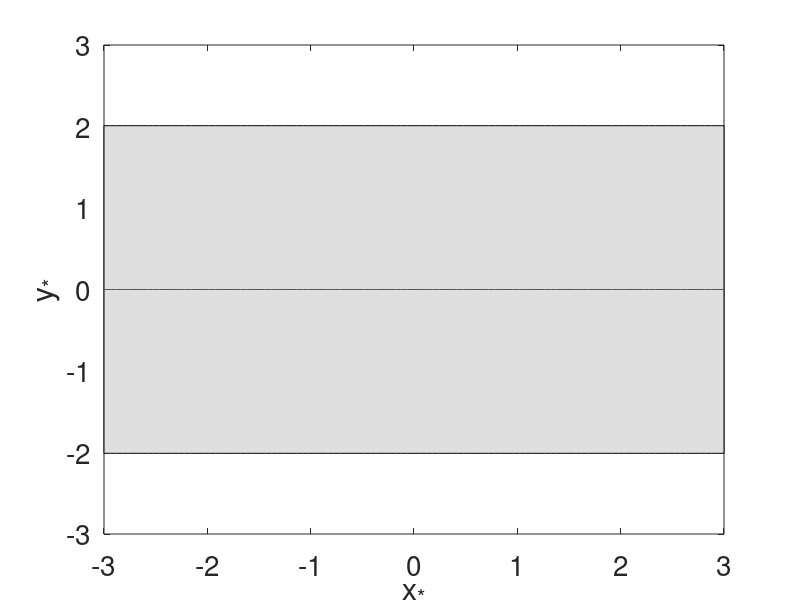

This figure's MATLAB source: (Note: this script raises an error after producing the figure.)
%load('/Users/mk74/4f13/prac1/cw1d.mat')
meanfunc = [];
covfunc = @covSEiso;
likfunc = @likGauss;
hyp.cov = [log(0.5) 0];
hyp.lik = log(0.1);

figure;
x=[]; y=[];
z = linspace(-3, 3, 101)';
m=0 * ones(101,1); s2=1.01 * ones(101,1);
f = [m+2*sqrt(s2); flipdim(m-2*sqrt(s2),1)]; 
fill([z; flipdim(z,1)], f, [7 7 7]/8)
hold on; plot(z, m); plot(x, y, '+');
set(gca,'FontSize',20);
xlabel('x_{*}');
ylabel('y_{*}');
print -depsc gp_nosamples

figure;
x=[1]; y=[0.5];
z = linspace(-3, 3, 101)';
[m s2] = gp(hyp, @infExact, meanfunc, covfunc, likfunc, x, y, z);
f = [m+2*sqrt(s2); flipdim(m-2*sqrt(s2),1)]; 
fill([z; flipdim(z,1)], f, [7 7 7]/8)
hold on; plot(z, m); plot(x, y, '*', 'MarkerSize', 20);
set(gca,'FontSize',20);
xlabel('x_{*}');
ylabel('y_{*}');
print -depsc gp_1sample

figure;
x=[1 -1]'; y=[0.5 -0.5]';
z = linspace(-3, 3, 101)';
[m s2] = gp(hyp, @infExact, meanfunc, covfunc, likfunc, x, y, z);
f = [m+2*sqrt(s2); flipdim(m-2*sqrt(s2),1)]; 
fill([z; flipdim(z,1)], f, [7 7 7]/8)
hold on; plot(z, m); plot(x, y, '*', 'MarkerSize', 20);
set(gca,'FontSize',20);
xlabel('x_{*}');
ylabel('y_{*}');
print -depsc gp_2samples

figure;
x=[1 -1 0]'; y=[0.5 -0.5 1]';
z = linspace(-3, 3, 101)';
[m s2] = gp(hyp, @infExact, meanfunc, covfunc, likfunc, x, y, z);
f = [m+2*sqrt(s2); flipdim(m-2*sqrt(s2),1)]; 
fill([z; flipdim(z,1)], f, [7 7 7]/8)
hold on; plot(z, m); plot(x, y, '*', 'MarkerSize', 20);
set(gca,'FontSize',20);
xlabel('x_{*}');
ylabel('y_{*}');
print -depsc gp_3samples





figure;
x=[1 -1 0]'; y=[0.5 -0.5 1]';
z = linspace(-3, 3, 101)';
[m s2] = gp(hyp, @infExact, meanfunc, covfunc, likfunc, x, y, z);
f = [m+2*sqrt(s2); flipdim(m-2*sqrt(s2),1)]; 
fill([z; flipdim(z,1)], f, [7 7 7]/8)
hold on; plot(z, m); plot(x, y, '*', 'MarkerSize', 20);
set(gca,'FontSize',20);
xlabel('x_{*}');
ylabel('y_{*}');
print -depsc gp_3samples